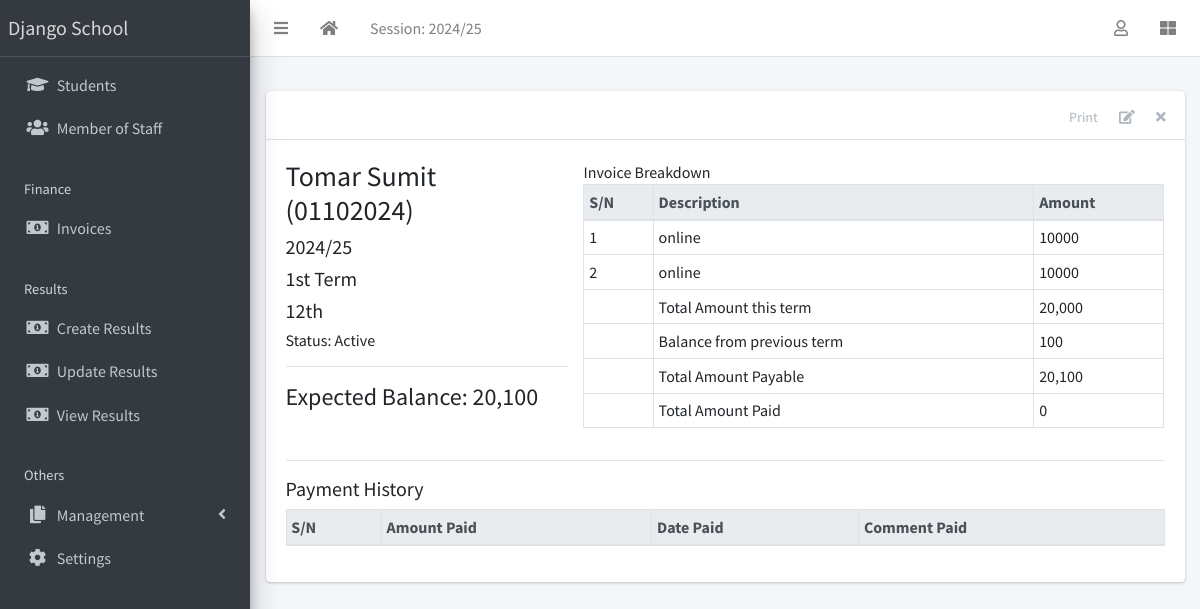
The app's page /finance/2/detail/ (signed in) with its own data.
### apps/corecode/models.py (models this page shows, shortened)
class AcademicSession(models.Model):
    name = models.CharField(max_length=200, unique=True)
    current = models.BooleanField(default=True)
    class Meta:
        ordering = ["-name"]
    def __str__(self):
        return self.name

class SiteConfig(models.Model):
    key = models.SlugField()
    value = models.CharField(max_length=200)

class AcademicTerm(models.Model):
    name = models.CharField(max_length=20, unique=True)
    current = models.BooleanField(default=True)
    class Meta:
        ordering = ["name"]
    def __str__(self):
        return self.name

class StudentClass(models.Model):
    name = models.CharField(max_length=200, unique=True)
    class Meta:
        verbose_name = "Class"
        verbose_name_plural = "Classes"
        ordering = ["name"]
    def __str__(self):
        return self.name

### apps/finance/models.py (models this page shows, shortened)
class Invoice(models.Model):
    student = models.ForeignKey(Student, on_delete=models.CASCADE)
    session = models.ForeignKey(AcademicSession, on_delete=models.CASCADE)
    term = models.ForeignKey(AcademicTerm, on_delete=models.CASCADE)
    class_for = models.ForeignKey(StudentClass, on_delete=models.CASCADE)
    balance_from_previous_term = models.IntegerField(default=0)
    status = models.CharField(
        max_length=20,
        choices=[("active", "Active"), ("closed", "Closed")],
        default="active",
    )
    class Meta:
        ordering = ["student", "term"]
    def __str__(self):
        return f"{self.student}"
    def balance(self):
        payable = self.total_amount_payable()
        paid = self.total_amount_paid()
        return payable - paid
    def amount_payable(self):
        items = InvoiceItem.objects.filter(invoice=self)
        total = 0
        for item in items:
            total += item.amount
        return total
    def total_amount_payable(self):
        return self.balance_from_previous_term + self.amount_payable()
    def total_amount_paid(self):
        receipts = Receipt.objects.filter(invoice=self)
        amount = 0
        for receipt in receipts:
            amount += receipt.amount_paid
        return amount

class InvoiceItem(models.Model):
    invoice = models.ForeignKey(Invoice, on_delete=models.CASCADE)
    description = models.CharField(max_length=200)
    amount = models.IntegerField()

### apps/students/models.py (models this page shows, shortened)
class Student(models.Model):
    STATUS_CHOICES = [("active", "Active"), ("inactive", "Inactive")]
    GENDER_CHOICES = [("male", "Male"), ("female", "Female")]
    current_status = models.CharField(
        max_length=10, choices=STATUS_CHOICES, default="active"
    )
    registration_number = models.CharField(max_length=200, unique=True)
    surname = models.CharField(max_length=200)
    firstname = models.CharField(max_length=200)
    other_name = models.CharField(max_length=200, blank=True)
    gender = models.CharField(max_length=10, choices=GENDER_CHOICES, default="male")
    date_of_birth = models.DateField(default=timezone.now)
    current_class = models.ForeignKey(
        StudentClass, on_delete=models.SET_NULL, blank=True, null=True
    )
    date_of_admission = models.DateField(default=timezone.now)
    mobile_num_regex = RegexValidator(
        regex="^[0-9]{10,15}$", message="Entered mobile number isn't in a right format!"
    )
    parent_mobile_number = models.CharField(
        validators=[mobile_num_regex], max_length=13, blank=True
    )
    address = models.TextField(blank=True)
    others = models.TextField(blank=True)
    passport = models.ImageField(blank=True, upload_to="students/passports/")
    class Meta:
        ordering = ["surname", "firstname", "other_name"]
    def __str__(self):
        return f"{self.surname} {self.firstname} {self.other_name} ({self.registration_number})"

### apps/finance/views.py (the view)
# urls.py: path("<int:pk>/detail/", InvoiceDetailView.as_view(), name="invoice-detail"),
class InvoiceDetailView(LoginRequiredMixin, DetailView):
    model = Invoice
    fields = "__all__"
    def get_context_data(self, **kwargs):
        context = super(InvoiceDetailView, self).get_context_data(**kwargs)
        context["receipts"] = Receipt.objects.filter(invoice=self.object)
        context["items"] = InvoiceItem.objects.filter(invoice=self.object)
        return context

### apps/corecode/context_processors.py (called while the page is built)
def site_defaults(request):
    current_session = AcademicSession.objects.get(current=True)
    current_term = AcademicTerm.objects.get(current=True)
    vals = SiteConfig.objects.all()
    contexts = {
        "current_session": current_session.name,
        "current_term": current_term.name,
    }
    for val in vals:
        contexts[val.key] = val.value
    return contexts

### apps/finance/templates/finance/invoice_detail.html (shortened to what this page needs)
{% extends 'base.html' %}
{% load humanize %}
{% block content-header %}
<div class="card-header">
  <div class="card-tools">
    <a href="#" class="btn btn-tool">Print</a>
    <a href="{% url 'invoice-update' object.id %}" class="btn btn-tool">
      <i class="fas fa-edit"></i>
    </a>
    <a href="{% url 'invoice-delete' object.id %}" class="btn btn-tool">
      <i class="fas fa-times"></i>
    </a>
  </div>
</div>
{% endblock content-header %}
{% block content %}
<div class="row">
  <div class="col-sm-4">
    <h3>{{ object }} </h3>
    <h5>{{ object.session }} </h5>
    <h5>{{ object.term }} </h5>
    <h5>{{ object.class_for }} </h5>
    <h6>Status: {{ object.get_status_display }} </h6>
    <hr>
    <div>
      <h4>Expected Balance: {{ object.balance | intcomma }}</h4>
    </div>
  </div>
  <div class="col-sm-8">
    <table class="table table-sm table-bordered">
      <thead class="thead-light">
        <tr>
          <th>S/N</th>
          <th>Description</th>
          <th>Amount</th>
        </tr>
      </thead>
      <tbody>
        {% for item in items %}
        <tr>
          <td>{{ forloop.counter }} </td>
          <td>{{ item.description }} </td>
          <td>{{ item.amount }} </td>
        </tr>
        {% endfor %}
      </tbody>
      <tfoot>
        <tr>
          <td></td>
          <td>Total Amount this term</td>
          <td>{{ object.amount_payable | intcomma}}</td>
        </tr>
        <tr>
          <td></td>
          <td>Balance from previous term</td>
          <td>{{ object.balance_from_previous_term | intcomma }}</td>
        </tr>
        <tr>
          <td></td>
          <td>Total Amount Payable</td>
          <td>{{ object.total_amount_payable | intcomma}}</td>
        </tr>
        <tr>
          <td></td>
          <td>Total Amount Paid</td>
          <td>{{ object.total_amount_paid | intcomma}}</td>
        </tr>
      </tfoot>
    </table>
  </div>
</div>
<hr>
<h5>Payment History</h5>
<table class="table table-bordered table-sm">
  <thead class="thead-light">
    <tr>
      <th>S/N</th>
      <th>Amount Paid</th>
      <th>Date Paid</th>
      <th>Comment Paid</th>
    </tr>
  </thead>
</table>
{% endblock content %}

### templates/base.html (shortened to what this page needs)
{% load static %}
<!DOCTYPE html>
<html lang="en">
<head>
  <link rel="stylesheet" href="{% static 'plugins/fontawesome-free/css/all.min.css' %}">
  <link rel="stylesheet" href="{% static 'plugins/toastr/toastr.min.css' %}">
  <link rel="stylesheet"
    href="{% static 'plugins/overlayScrollbars/css/OverlayScrollbars.min.css' %}">
  <link rel="stylesheet" href="{% static 'plugins/Datatables/datatables.min.css' %}" />
  <link rel="stylesheet" href="{% static 'dist/css/adminlte.min.css' %}">
</head>
<body
  class="hold-transition sidebar-mini layout-fixed layout-navbar-fixed layout-footer-fixed">
  <div class="wrapper">
    <nav class="main-header navbar navbar-expand navbar-white navbar-light">
      <ul class="navbar-nav">
        <li class="nav-item">
          <a class="nav-link" data-widget="pushmenu" href="#" role="button"><i
              class="fas fa-bars"></i></a>
        </li>
        <li class="nav-item d-none d-sm-inline-block">
          <a href="{% url 'home' %} " class="nav-link"><i class="fa fa-home"></i></a>
        </li>
        <li class="nav-item d-none d-sm-inline-block">
          <a href="{% url 'current-session' %}" class="nav-link">Session: {{ current_session }}</a>
        </li>
      </ul>
      <ul class="navbar-nav ml-auto">
        <li class="nav-item dropdown">
          <a class="nav-link" data-toggle="dropdown" href="#">
            <i class="far fa-user"></i>
          </a>
        </li>
        <li class="nav-item">
          <a class="nav-link" data-widget="control-sidebar" data-slide="true"
            href="#" role="button"><i class="fas fa-th-large"></i></a>
        </li>
      </ul>
    </nav>
    <aside class="main-sidebar sidebar-dark-primary elevation-4">
      <a href="{% url 'home' %}" class="brand-link">{{ school_name | default:"MySchool" }}</a>
      <div class="sidebar">
        <nav class="mt-2">
          <ul class="nav nav-pills nav-sidebar flex-column"
            data-widget="treeview" role="menu" data-accordion="false">
            <li class="nav-item">
              <a href="{% url 'student-list' %}" class="nav-link">
                <i class="nav-icon fas fa-graduation-cap"></i>
                <p>
                  Students
                </p>
              </a>
            </li>
            <li class="nav-item">
              <a href="{% url 'staff-list' %}" class="nav-link">
                <i class="nav-icon fas fa-users"></i>
                <p>
                  Member of Staff
                </p>
              </a>
            </li>
            <li class="nav-header">Finance</li>
            <li class="nav-item">
              <a href="{% url 'invoice-list' %}" class="nav-link">
                <i class="nav-icon fas fa-money-bill-alt"></i>
                <p>
                  Invoices
                </p>
              </a>
            </li>
            <li class="nav-header">Results</li>
            <li class="nav-item">
              <a href="{% url 'create-result' %}" class="nav-link">
                <i class="nav-icon fas fa-money-bill-alt"></i>
                <p>
                  Create Results
                </p>
              </a>
            </li>
            <li class="nav-item">
              <a href="{% url 'edit-results' %}" class="nav-link">
                <i class="nav-icon fas fa-money-bill-alt"></i>
                <p>
                  Update Results
                </p>
              </a>
            </li>
            <li class="nav-item">
              <a href="{% url 'view-results' %}" class="nav-link">
                <i class="nav-icon fas fa-money-bill-alt"></i>
                <p>
                  View Results
                </p>
              </a>
            </li>
            <li class="nav-header">Others</li>
            <li class="nav-item has-treeview">
              <a href="#" class="nav-link">
                <i class="nav-icon fas fa-copy"></i>
                <p>
                  Management
                  <i class="fas fa-angle-left right"></i>
                </p>
              </a>
            </li>
            <li class="nav-item">
              <a href="{% url 'configs' %}" class="nav-link">
                <i class="nav-icon fas fa-cog"></i>
                <p>
                  Settings
                </p>
              </a>
            </li>
          </ul>
        </nav>
      </div>
    </aside>
    <div class="content-wrapper">
      <section class="content-header">
      </section>
      <section class="content">
        <div class="container-fluid">
          <div class="row">
            <div class="col-md-12">
              {% block fullcard %}
              <div class="card">
                {% block content-header %}{% endblock content-header %}
                <div class="card-body">
                  <div class="row">
                    <div class="col">
                      {% block content %}
                      {% endblock content %}
                    </div>
                  </div>
                </div>
              </div>
              {% endblock fullcard %}
            </div>
          </div>
        </div>
      </section>
    </div>
  </div>
</body>
</html>

### records on screen
AcademicSession: name "2024/25"
SiteConfig: value "Django School"
Invoice: student.registration_number "Tomar Sumit (01102024)", session "2024/25", term "1st Term", class_for "12th", status "Active", balance "20,100", amount_payable "20,000", balance_from_previous_term "100", total_amount_payable "20,100", total_amount_paid "0"
InvoiceItem: description "online", amount "10000"
InvoiceItem: description "online", amount "10000"
